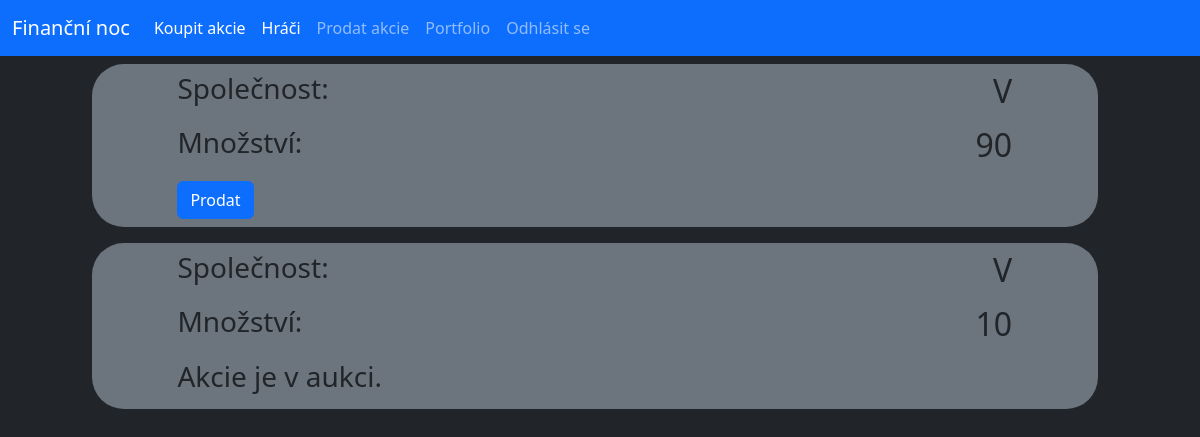
Page /sell (signed in) on the earlier database version.
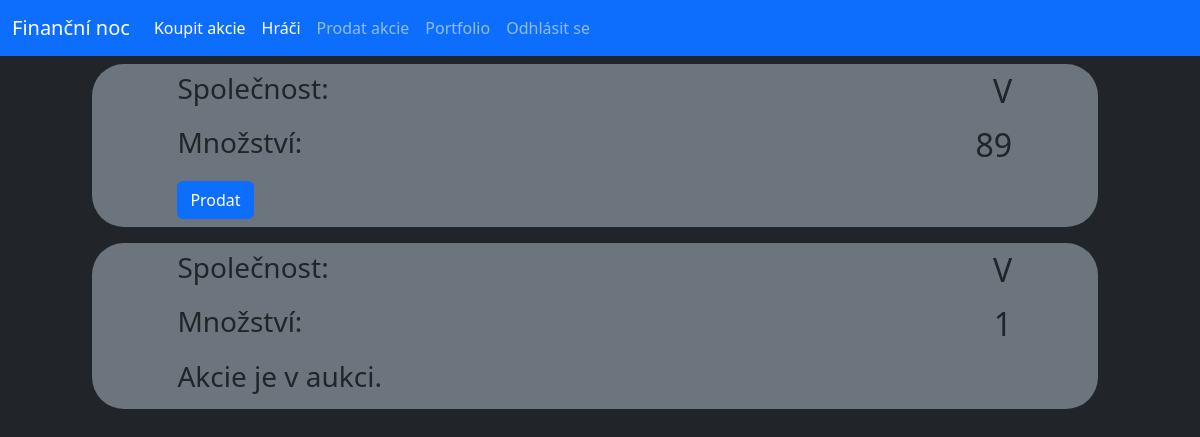
Same page on the later database version.
### database.py (models this page shows, shortened)
class Stock(db.Model):
    _id = db.Column("id", db.Integer, primary_key=True)
    owner = db.Column(db.String(40))
    name = db.Column(db.String(40))
    percentage = db.Column(db.Integer)
    isSelling = db.Column(db.Boolean)
    dividend = db.Column(db.Integer)

### router.py (the view, shortened to what this page needs)
@app.route("/sell", methods=["GET"])
@app.route("/sell/<stock_id>", methods=["GET", "POST"])
def sellStock(stock_id=-1):
    if not "user" in session:
        return redirect(url_for("login"))
    if (request.method == "GET") and (int(stock_id) < 0):
        stocks = Stock.query.filter_by(owner=session["user"]).all()
        return render_template("sell.html", stocks=stocks, logged=True)

### templates/sell.html
{% extends "main.html" %}
{% block content %}
    {% for stock in stocks%}
    <div class="row py-2">
        <div class="col-offset-1 col-11">
            <div class="conteiner offset-1 bg-secondary rounded-5">
                <div class="row py-2">
                    <div class="col-4 offset-1"><h3>Společnost:</h3></div>
                    <div class="col-6"><h2 class="text-end">{{stock.name}}</h2></div>
                </div>
                <div class="row">
                    <div class="col-4 offset-1"><h3>Množství:</h3></div>
                    <div class="col-6"><h2 class="text-end">{{stock.percentage}}</h2></div>
                </div>
                <div class="row py-2">
                    <div class="col-4 offset-1">
                {% if not stock.isSelling %}
                        <button onclick="location.href = '/sell/{{stock._id}}';" class="btn btn-primary">Prodat</button>
                {% else %}
                        <h3>Akcie je v aukci.</h3>
                {% endif %}
                    </div>
                </div>
            </div>
        </div>
    </div>
    {% endfor %}
{% endblock%}

Differences in the rows shown:
no longer on this page (row edited): Stock: name "V", percentage "10", isSelling "Akcie je v aukci."
changed Stock (number 1 of 2 on the later page): percentage "90" → "89"
added Stock: name "V", percentage "1", isSelling "Akcie je v aukci."
